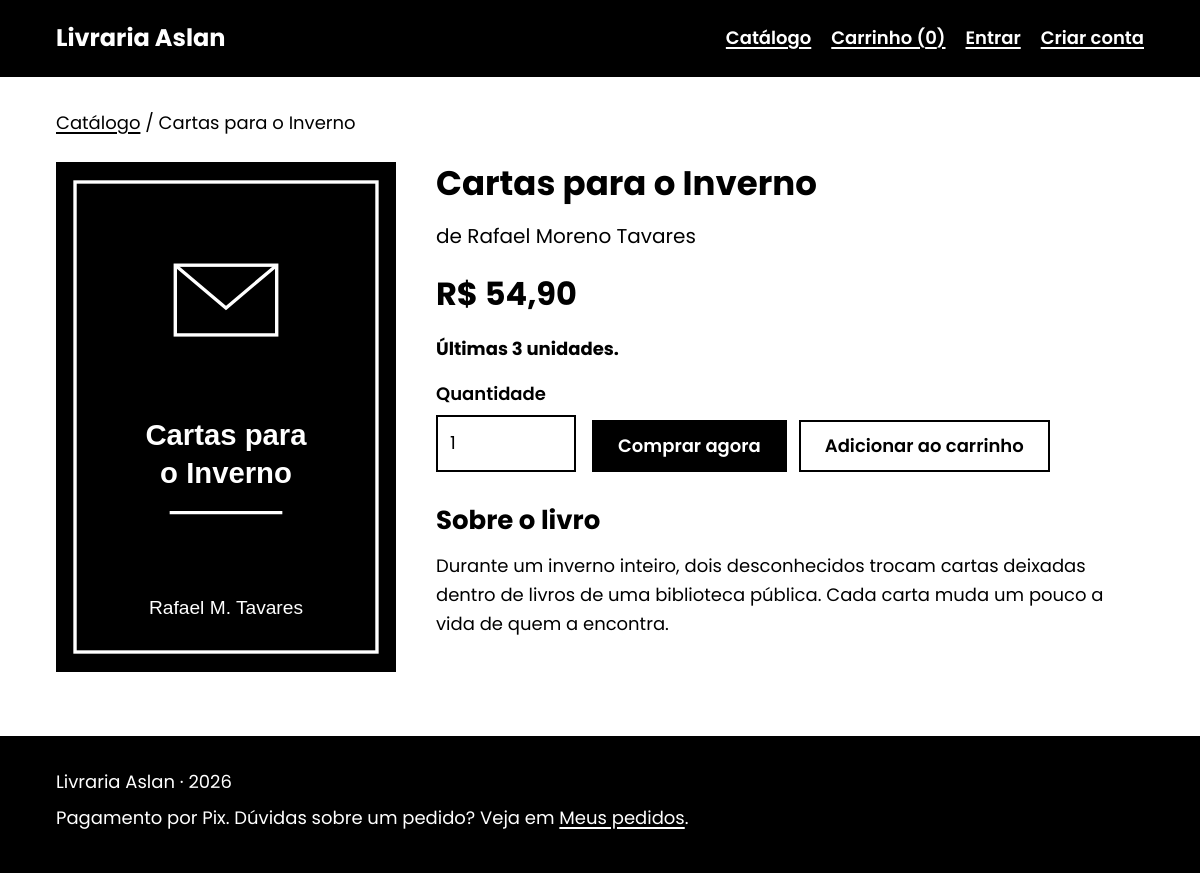
Screenshot of /livro/2 with the database file from the repository.
### tables this page shows
CREATE TABLE books (
    id          INT UNSIGNED NOT NULL AUTO_INCREMENT,
    title       VARCHAR(200) NOT NULL,
    author      VARCHAR(150) NOT NULL,
    description TEXT NOT NULL,
    price       DECIMAL(10,2) NOT NULL,
    stock       INT UNSIGNED NOT NULL DEFAULT 0,
    image       VARCHAR(255) NULL,
    featured    TINYINT(1) NOT NULL DEFAULT 0,
    created_at  DATETIME NOT NULL DEFAULT CURRENT_TIMESTAMP,
    updated_at  DATETIME NOT NULL DEFAULT CURRENT_TIMESTAMP ON UPDATE CURRENT_TIMESTAMP,
    PRIMARY KEY (id),
    KEY idx_books_title (title),
    KEY idx_books_author (author),
    KEY idx_books_featured (featured),
    KEY idx_books_stock (stock)
);

### app/controllers/HomeController.php (called while the page is built, shortened)
<?php
final class HomeController
{
    public function show(int $id): void
    {
        $book = Book::find($id);
        $inCart = cart()[$id] ?? 0;
        view('shop/book', [
            'title'  => $book['title'],
            'book'   => $book,
            'inCart' => $inCart,
            'maxQty' => max(1, min((int) $book['stock'], (int) config('shop.max_qty_per_item', 99))),
        ]);
    }
}

### public/index.php (called while the page is built, shortened)
<?php
$router = new Router();
$router->dispatch((string) ($_SERVER['REQUEST_METHOD'] ?? 'GET'), request_path());

### app/db.php (called while the page is built, shortened)
<?php
function db(): PDO
{
    static $pdo = null;
    if ($pdo instanceof PDO) {
        return $pdo;
    }
    $c = (array) config('db', []);
    $dsn = sprintf(
        'mysql:host=%s;port=%d;dbname=%s;charset=%s',
        (string) ($c['host'] ?? 'localhost'),
        (int) ($c['port'] ?? 3306),
        (string) ($c['name'] ?? ''),
        (string) ($c['charset'] ?? 'utf8mb4')
    );
    $pdo = new PDO($dsn, (string) ($c['user'] ?? ''), (string) ($c['pass'] ?? ''), [
        PDO::ATTR_ERRMODE            => PDO::ERRMODE_EXCEPTION,
        PDO::ATTR_DEFAULT_FETCH_MODE => PDO::FETCH_ASSOC,
        PDO::ATTR_EMULATE_PREPARES   => false,
    ]);
    $pdo->exec("SET time_zone = '" . date('P') . "'");
    return $pdo;
}
function db_run(string $sql, array $params = []): PDOStatement
{
    $st = db()->prepare($sql);
    foreach (array_values($params) as $i => $value) {
        $type = match (true) {
            is_int($value) => PDO::PARAM_INT,
            $value === null => PDO::PARAM_NULL,
            default => PDO::PARAM_STR,
        };
        $st->bindValue($i + 1, $value === null ? null : (is_int($value) ? $value : (string) $value), $type);
    }
    $st->execute();
    return $st;
}
function db_one(string $sql, array $params = []): ?array
{
    $row = db_run($sql, $params)->fetch();
    return $row === false ? null : $row;
}

### app/models/Book.php (called while the page is built, shortened)
<?php
final class Book
{
    public static function find(int $id): ?array
    {
        return db_one('SELECT * FROM books WHERE id = ?', [$id]);
    }
}

### app/models/StoreSettings.php (called while the page is built, shortened)
<?php
final class StoreSettings
{
    private static ?array $values = null;
    public static function all(): array
    {
        if (self::$values === null) {
            self::$values = [];
        }
        return self::$values;
    }
    public static function override(string $key, mixed $fallback): mixed
    {
        $map = ['app_name' => 'store_name', 'mail.from' => 'store_email', 'payment.pix.key' => 'pix_key',
            'payment.pix.beneficiary' => 'pix_holder', 'shop.shipping_flat' => 'shipping_fixed',
            'shop.free_shipping_from' => 'free_shipping_min'];
        if (!isset($map[$key])) return $fallback;
        $value = self::all()[$map[$key]] ?? null;
        return $value === null || $value === '' ? $fallback : $value;
    }
}

### app/views/shop/book.php (the view, shortened to what this page needs)
<?php
$stock = (int) $book['stock'];
?>
<p class="breadcrumb"><a href="<?= e(url('/catalogo')) ?>">Catálogo</a> / <?= e($book['title']) ?></p>
<div class="book-detail">
    <div>
        <img class="book-cover" src="<?= e(book_image($book['image'])) ?>" alt="Capa do livro <?= e($book['title']) ?>" width="300" height="450">
    </div>
    <div>
        <h1><?= e($book['title']) ?></h1>
        <p class="book-author-lg">de <?= e($book['author']) ?></p>
        <p class="price-lg"><?= e(money($book['price'])) ?></p>
        <?php if ($stock <= 0): ?>
            <p class="tag">Esgotado</p>
            <p>Este livro está sem estoque no momento.</p>
        <?php else: ?>
            <p><?= $stock <= (int) config('shop.low_stock', 5) ? '<strong>Últimas ' . $stock . ' unidades.</strong>' : 'Em estoque.' ?></p>
            <form method="post" action="<?= e(url('/carrinho/adicionar')) ?>" class="add-form">
                <div class="field field-qty">
                    <label for="qty">Quantidade</label>
                    <input id="qty" type="number" name="qty" value="1" min="1" max="<?= (int) $maxQty ?>" step="1" inputmode="numeric" required>
                </div>
                <div class="buy-buttons">
                    <button class="btn" type="submit" name="buy_now" value="1">Comprar agora</button>
                    <button class="btn btn-outline" type="submit" name="buy_now" value="0">Adicionar ao carrinho</button>
                </div>
            </form>
        <?php endif; ?>
        <h2>Sobre o livro</h2>
        <div class="description"><?= nl2br(e($book['description'])) ?></div>
    </div>
</div>

### app/Router.php (shortened to what this page needs)
<?php
final class Router
{
    private array $routes = [];
    private function add(string $method, string $pattern, array $handler): void
    {
        $regex = '#^' . preg_replace('#\{(\w+)\}#', '(?P<$1>[1-9][0-9]{0,9})', $pattern) . '$#';
        $this->routes[] = [$method, $regex, $handler];
    }
    public function dispatch(string $method, string $path): void
    {
        foreach ($this->routes as [$routeMethod, $regex, $handler]) {
            if (!preg_match($regex, $path, $m)) {
                continue;
            }
            $params = [];
            foreach ($m as $key => $value) {
                if (is_string($key)) {
                    $params[] = (int) $value;
                }
            }
            [$class, $action] = $handler;
            (new $class())->$action(...$params);
            return;
        }
    }
}

### public/assets/css/style.css (style rules this page uses)
*, *::before, *::after { box-sizing: border-box; }
html { font-size: 18px; -webkit-text-size-adjust: 100%; }
body { margin: 0; font-family: 'Poppins', Arial, Helvetica, sans-serif; font-size: 18px; line-height: 1.6; color: #000; background: #fff; }
h1, h2, h3 { line-height: 1.25; margin: 0 0 16px; font-weight: 700; }
h1 { font-size: 34px; }
h2 { font-size: 26px; }
p { margin: 0 0 16px; }
a { color: #000; text-decoration: underline; text-underline-offset: 3px; text-decoration-thickness: 2px; }
img { max-width: 100%; height: auto; display: block; }
.btn { display: inline-flex; align-items: center; justify-content: center; gap: 8px; min-height: 52px; padding: 12px 24px; font: inherit; font-size: 18px; font-weight: 600; line-height: 1.2; color: #fff; background: #000; border: 2px solid #000; border-radius: 0; text-decoration: none; cursor: pointer; text-align: center; }
.btn-outline { background: #fff; color: #000; }
label { display: block; font-weight: 600; margin-bottom: 6px; font-size: 18px; }
input[type="text"], input[type="email"], input[type="password"], input[type="search"], input[type="number"], input[type="tel"], input:not([type]), input[type="file"], select, textarea { width: 100%; font: inherit; font-size: 18px; color: #000; background: #fff; border: 2px solid #000; border-radius: 0; padding: 12px; min-height: 52px; }
input::placeholder, textarea::placeholder { color: #000; opacity: 1; }
.field { margin-bottom: 20px; }
.book-cover { width: 100%; aspect-ratio: 2 / 3; object-fit: cover; border: 2px solid #000; background: #fff; }
.breadcrumb { margin-bottom: 24px; }
.book-detail { display: grid; grid-template-columns: minmax(0, 340px) minmax(0, 1fr); gap: 40px; align-items: start; }
.book-author-lg { font-size: 20px; }
.price-lg { font-size: 32px; font-weight: 700; }
.add-form { display: flex; flex-wrap: wrap; gap: 16px; align-items: flex-end; margin: 16px 0 32px; }
.add-form .field { margin: 0; }
.field-qty { width: 140px; }
.buy-buttons { display: flex; flex-wrap: wrap; gap: 12px; }
.description { max-width: 70ch; }

### rows the page displays
books: title "Cartas para o Inverno", image (picture), author "Rafael Moreno Tavares", price "R$ 54,90", stock "3", description "Durante um inverno inteiro, dois desconhecidos trocam cartas deixadas dentro de livros de uma biblioteca pública. Cada carta muda um pouco a vida de quem a encontra."
